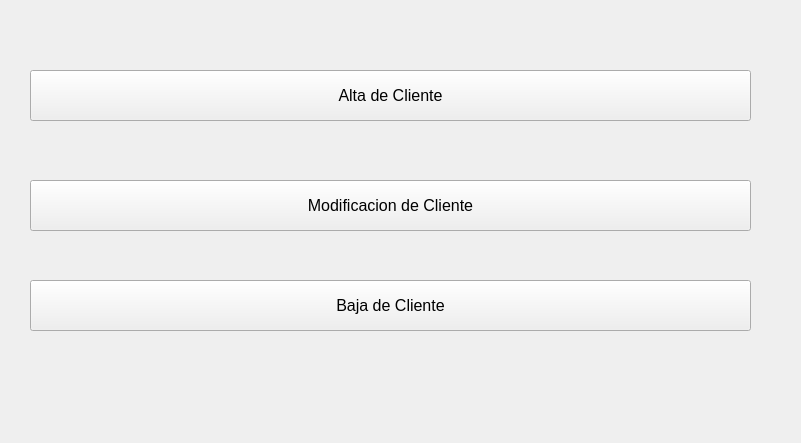
<?xml version="1.0" encoding="UTF-8"?>
<ui version="4.0">
 <class>Menu_cliente</class>
 <widget class="QWidget" name="Menu_cliente">
  <property name="geometry">
   <rect>
    <x>0</x>
    <y>0</y>
    <width>801</width>
    <height>443</height>
   </rect>
  </property>
  <property name="font">
   <font>
    <family>Arial</family>
    <pointsize>12</pointsize>
    <weight>50</weight>
    <bold>false</bold>
   </font>
  </property>
  <property name="windowTitle">
   <string>Menu de Cliente</string>
  </property>
  <property name="windowOpacity">
   <double>0.000000000000000</double>
  </property>
  <widget class="QPushButton" name="boton_alta_cliente">
   <property name="geometry">
    <rect>
     <x>30</x>
     <y>70</y>
     <width>721</width>
     <height>51</height>
    </rect>
   </property>
   <property name="minimumSize">
    <size>
     <width>721</width>
     <height>51</height>
    </size>
   </property>
   <property name="maximumSize">
    <size>
     <width>721</width>
     <height>51</height>
    </size>
   </property>
   <property name="font">
    <font>
     <family>Arial</family>
     <pointsize>12</pointsize>
    </font>
   </property>
   <property name="text">
    <string>Alta de Cliente</string>
   </property>
  </widget>
  <widget class="QPushButton" name="boton_modifica_cliente">
   <property name="geometry">
    <rect>
     <x>30</x>
     <y>180</y>
     <width>721</width>
     <height>51</height>
    </rect>
   </property>
   <property name="minimumSize">
    <size>
     <width>721</width>
     <height>51</height>
    </size>
   </property>
   <property name="maximumSize">
    <size>
     <width>721</width>
     <height>16777215</height>
    </size>
   </property>
   <property name="text">
    <string>Modificacion de Cliente</string>
   </property>
  </widget>
  <widget class="QPushButton" name="boton_baja_cliente">
   <property name="geometry">
    <rect>
     <x>30</x>
     <y>280</y>
     <width>721</width>
     <height>51</height>
    </rect>
   </property>
   <property name="text">
    <string>Baja de Cliente</string>
   </property>
  </widget>
 </widget>
 <resources/>
 <connections>
  <connection>
   <sender>boton_alta_cliente</sender>
   <signal>clicked()</signal>
   <receiver>Menu_cliente</receiver>
   <slot>close()</slot>
   <hints>
    <hint type="sourcelabel">
     <x>280</x>
     <y>92</y>
    </hint>
    <hint type="destinationlabel">
     <x>799</x>
     <y>90</y>
    </hint>
   </hints>
  </connection>
  <connection>
   <sender>boton_modifica_cliente</sender>
   <signal>clicked()</signal>
   <receiver>Menu_cliente</receiver>
   <slot>close()</slot>
   <hints>
    <hint type="sourcelabel">
     <x>342</x>
     <y>219</y>
    </hint>
    <hint type="destinationlabel">
     <x>800</x>
     <y>202</y>
    </hint>
   </hints>
  </connection>
 </connections>
</ui>
